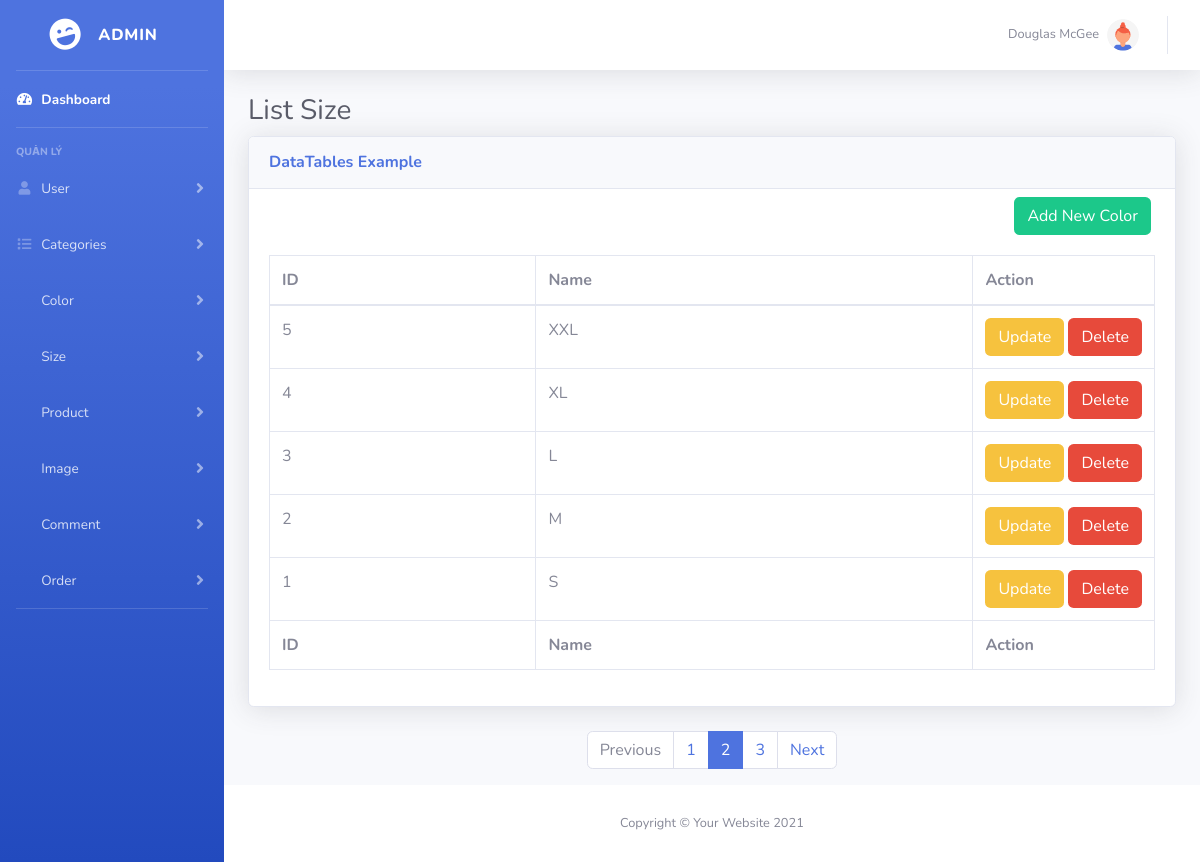
The app's page /admin/?act=size (signed in) with its own data.
### tables this page shows
CREATE TABLE `size` (
  `id` int(11) NOT NULL,
  `name` varchar(255) NOT NULL
);

### admin/controllers/SizeController.php (called while the page is built, shortened)
<?php
function listAllSize()
{
    $listSize = getListSize();
    require_once PATH_VIEW_ADMIN . "layout/master.php";
}

### admin/index.php (called while the page is built, shortened)
<?php
require_once "../common/connect-db.php";
require_once "../common/model.php";
$act = $_GET['act'] ?? "/";
$page = match ($act) {
    "/"            => loginAdmin(),
    "logout"       => logoutAdmin(),
    "dashboard"    => dashboard(),
    "users"       => listUserAll(),
    "user-detail" => userShowOne($_GET['id']),
    "user-create" => createUser(),
    "user-update" => updateUser($_GET['id']),
    "user-delete" => deleteUser($_GET['id']),
    "categories"    => listAllCategories(),
    "cate-detail"   => cateShowOne($_GET['id']),
    "cate-create"   => createCategories(),
    "cate-update"   => updateCategories($_GET['id']),
    "cate-delete"   => deleteCategories($_GET['id']),
    "color"          => listAllColor(),
    "color-create"   => createColor(),
    "color-update"   => updateColor($_GET['id']),
    "color-delete"   => deleteColor($_GET['id']),
    "size"          => listAllSize(),
    "size-create"   => createSize(),
    "size-update"   => updateSize($_GET['id']),
    "size-delete"   => deleteSize($_GET['id']),
    "products"       => listProductAll(),
    "product-detail" => productShowOne($_GET['id']),
    "product-create" => createProduct(),
    "product-update" => updateProduct($_GET['id']),
    "product-delete" => deleteProduct($_GET['id']),
    "images"       => listImageAll(),
    "image-create" => createImage(),
    "image-update" => updateImage($_GET['id']),
    "image-delete" => deleteImage($_GET['id']),
    "comment"        => listCommentAll(),
    "comment-delete" => deleteComment($_GET['id']),
    "orders"            => listOrderAll(),
    "order-show"        => showOrder($_GET['id']),
    "order-update"      => updateOrder($_GET['id'])
};

### admin/models/SizeModel.php (called while the page is built, shortened)
<?php
function getListSize()
{
    $sql = "SELECT * FROM `size` ORDER BY `id` DESC";
    $listSize = listRecord($sql);
    return $listSize;
}

### common/connect-db.php (called while the page is built, shortened)
<?php
function pdo_get_connection()
{
    $servername = DB_HOST;
    $port       = DB_PORT;
    $dbname     = DB_NAME;
    try {
        $conn = new PDO("mysql:host=$servername;port=$port;dbname=$dbname", DB_USERNAME, DB_PASSWORD);
        $conn->setAttribute(PDO::ATTR_ERRMODE, PDO::ERRMODE_EXCEPTION);
        $conn->setAttribute(PDO::ATTR_DEFAULT_FETCH_MODE, PDO::FETCH_ASSOC);
        return $conn;
    } catch (PDOException $e) {
        echo "Connection failed: " . $e->getMessage();
    }
}
function pdo_query($sql)
{
    $sql_args = array_slice(func_get_args(), 1);
    try {
        $conn = pdo_get_connection();
        $stmt = $conn->prepare($sql);
        $stmt->execute($sql_args);
        $rows = $stmt->fetchAll();
        return $rows;
    } catch (PDOException $e) {
        throw $e;
    } finally {
        unset($conn);
    }
}

### common/model.php (called while the page is built, shortened)
<?php
function listRecord($sql)
{
    $result = "";
    if (!empty($sql)) {
        $result = pdo_query($sql);
    }
    return $result;
}

### admin/views/size/index.php (the view, shortened to what this page needs)
<div class="container-fluid">
    <h1 class="h3 mb-2 text-gray-800">List Size</h1>
    <div class="card shadow mb-4">
        <div class="card-header py-3">
            <h6 class="m-0 font-weight-bold text-primary">DataTables Example</h6>
        </div>
        <div class="d-flex justify-content-end mt-2 mr-4">
            <a href="<?= ROOT_URL_ADMIN ?>?act=size-create" class="text-white btn bg-success">Add New Color</a>
        </div>
        <div class="card-body">
            <div class="table-responsive">
                <table class="table table-bordered" id="dataTable" width="100%" cellspacing="0">
                    <thead>
                        <tr>
                            <th>ID</th>
                            <th>Name</th>
                            <th>Action</th>
                        </tr>
                    </thead>
                    <tfoot>
                        <tr>
                            <th>ID</th>
                            <th>Name</th>
                            <th>Action</th>
                        </tr>
                    </tfoot>
                    <tbody>
                        <?php
                        if (!empty($listSize)) {
                            foreach ($listSize as $key => $size) {
                        ?>
                                <tr>
                                    <td><?= $size['id'] ?></td>
                                    <td><?= $size['name'] ?></td>
                                    <td style="width: 1px" class="text-nowrap">
                                        <a href="<?= ROOT_URL_ADMIN ?>?act=size-update&id=<?= $size['id'] ?>" class="text-white btn bg-warning">Update</a>
                                        <a href="<?= ROOT_URL_ADMIN ?>?act=size-delete&id=<?= $size['id'] ?>" onclick="return confirm('Bạn có chắc chắn muốn xóa không')" class="text-white btn bg-danger">Delete</a>
                                    </td>
                                </tr>
                        <?php }
                        } ?>
                    </tbody>
                </table>
            </div>
        </div>
    </div>
    <div class="d-flex justify-content-center">
        <ul class="pagination">
            <li class="page-item disabled"><a class="page-link" href="#">Previous</a></li>
            <li class="page-item"><a class="page-link" href="#">1</a></li>
            <li class="page-item active"><a class="page-link" href="#">2</a></li>
            <li class="page-item"><a class="page-link" href="#">3</a></li>
            <li class="page-item"><a class="page-link" href="#">Next</a></li>
        </ul>
    </div>
</div>

### records on screen
size: id "5", name "XXL"
size: id "4", name "XL"
size: id "3", name "L"
size: id "2", name "M"
size: id "1", name "S"
